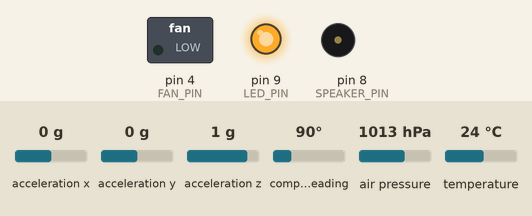
Simulated run of this sketch. Board: Arduino Uno, built with avr-gcc and run on an emulated ATmega328P. Parts: switched loads named in the sketch (green lamp = pin HIGH), output pins drawn as LEDs (lit = HIGH), buzzer (waves = sounding). The test bench sets the inputs (shaded band); at power-on: acceleration x 0 g, acceleration y 0 g, acceleration z 1 g, compass heading 90°, air pressure 1013 hPa, temperature 24 °C. No radio packets arrive unless stated; what the sketch prints to the serial monitor is not drawn.

Above: at 0.4 s.
Timing chart, 0 to 1.9 s (numbered marks = the images above):
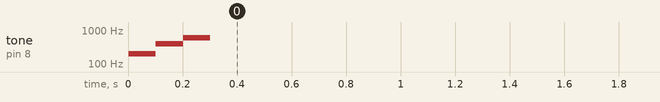

The sketch:

zwischenstand1.ino
```cpp
#include <Adafruit_Sensor.h>
#include <Adafruit_BMP280.h>
#include <Adafruit_BNO055.h>
#include <SoftwareSerial.h>
#include <RH_RF95.h>
#include <SdFat.h>

// I2C Adressen
#define BMP280_I2C_ADDRESS 0x76
#define BNO055_I2C_ADDRESS 0x28

// PIN Belegungen
#define GPS_RX_PIN 2
#define GPS_TX_PIN 3
#define FAN_PIN 4
#define LORA_RX_PIN 5
#define LORA_TX_PIN 6
#define SPEAKER_PIN 8
#define LED_PIN 9
#define SD_CS_PIN 10

// Fehlercodes
#define ERROR_BMP 501
#define ERROR_BNO 502
#define ERROR_RF95 503
#define ERROR_SD_CONNECT 504
#define ERROR_SD_OPEN 505

// Kontrollwerte vor und nach der Datenübertragung
#define DATA_BLOCK_START 0xFFFFFF  // maximaler 32b Wert bzw. nur noch 6 F
#define DATA_BLOCK_END 0xFFFFFE    // maximaler 32b Wert minus 1, bzw. nur noch 5 F und ein E

#define FREQUENCY 433.0  // Datenübertragungsfrequenz (in MHz)

#define STARTALTITUDE 30  // Höhe vor dem Start vom Flugplatz

#define TOLERANCE 20 // Toleranz in Metern, um Höhenunterschiede mit dem BMP zu messen
#define FAN_STARTING_HEIGHT 250
#define BMP_ALTITUDES_SIZE 8 // Wie viele letzte Temperaturen gespeichert werden sollen

#define DEBUG true
#define USE_SDCARD false
#define USE_GPS false
#define USE_BMP true
#define USE_BNO true
#define USE_LORA true
#define SILENT true

#if USE_BMP
// Adafruit_BMP280 bmp;
#endif
#if USE_BNO
Adafruit_BNO055 bno(55, BNO055_I2C_ADDRESS, &Wire);
#endif
#if USE_LORA
SoftwareSerial rf(LORA_RX_PIN, LORA_TX_PIN);
RH_RF95 rf95(rf);
#endif
#if USE_GPS
SoftwareSerial gps(GPS_RX_PIN, GPS_TX_PIN);
#endif

float sealevelhpa;
float bmp_altitude = STARTALTITUDE;
int bmp_altitudes[BMP_ALTITUDES_SIZE];

bool fan = false;
bool ejected = false;
bool landed = false;

int counter = 0;

#if USE_SDCARD
SdFat32 SD;
//File32 file;
int filecounter = 0;
#endif

float datatosend[14];

long time;

void setup() {
  Serial.begin(9600);
  Serial.println(100);

  pinMode(LED_PIN, OUTPUT);
  digitalWrite(LED_PIN, LOW);

  pinMode(FAN_PIN, OUTPUT);
  digitalWrite(FAN_PIN, LOW);
#if DEBUG
  Serial.println("a");
#endif
#if USE_SDCARD
  // Init SD (Speicher)
  if (!SD.begin(SD_CS_PIN)) {
    error(ERROR_SD_CONNECT);
  }
#endif
#if DEBUG
  Serial.println("b");
#endif
#if USE_SDCARD
  {
    // Datei mit höchstem Wert als Namen finden und dann mit Wert + 1 als Namen eine Datei erstellen
    // So muss nicht nach jedem Test die SD Karte geleert werden, sondern die Dateien sind chronologisch sortiert
    while (SD.exists(String(filecounter))) {
      filecounter++;
    }
    File32 file = SD.open(String(filecounter), FILE_WRITE);
    if (file) {
      file.println(""); // Es muss irgendetwas in die erste Zeile geschrieben werden, damit die Zahlen gespeichert werden können
      file.close();
    } else {
      error(ERROR_SD_OPEN);
    }
  }
#endif
#if DEBUG
  Serial.println("c");
#endif

#if USE_BMP
  {
    Adafruit_BMP280 bmp;
    // Init BMP (Luftdruck & Temperatur)
    if (!bmp.begin(BMP280_I2C_ADDRESS)) {
      error(ERROR_BMP);
    }
    float pressure = bmp.readPressure();
    sealevelhpa = bmp.seaLevelForAltitude(STARTALTITUDE, pressure);
  }
#endif

#if DEBUG
  Serial.println("d");
#endif
#if USE_BNO
  // Init BNO (Inertialplatform)
  if (!bno.begin()) {
    error(ERROR_BNO);
  }
#endif
#if DEBUG
  Serial.println("e");
#endif
#if USE_LORA
  // Init RF95 (Funkmodul)
  if (!rf95.init()) {
    error(ERROR_RF95);
  }
#endif
#if DEBUG
  Serial.println("f");
#endif
#if USE_LORA
  rf95.setFrequency(FREQUENCY);
#endif

#if USE_GPS
  gps.begin(9600);
#endif

#if DEBUG
  Serial.println("f2");
#endif

  // Erfolg-Tonabfolge, LED an
  Serial.println(200);
  tone(SPEAKER_PIN, 200);
  delay(100);
  tone(SPEAKER_PIN, 400);
  delay(100);
  tone(SPEAKER_PIN, 600);
  delay(100);
  noTone(SPEAKER_PIN);
  digitalWrite(LED_PIN, HIGH);
}

void loop() {
#if USE_LORA
  rf.listen();
#endif
#if DEBUG
  Serial.println("g");
#endif
  // Sendet einen Datenblock, die Unterfunktionen senden die jeweiligen Werte selber
  // Am Anfang und am Ende wird ein Kontrollwert gesendet
  datatosend[0] = DATA_BLOCK_START;
  datatosend[1] = counter;
  BMP();
  BNO();
  GPS();

#if USE_LORA
  // rf.listen();
#endif

  if (counter > BMP_ALTITUDES_SIZE) { // Falls der Zähler über der Länge an gespeicherten Höhenmetern ist, weiter machen, sonst würde der Satellit schon fliegen, weil die Werte noch 0.00 sind, und dem entsprechend der Satellit schon hochgeflogen sein muss
    Serial.println(bmp_altitudes[counter % BMP_ALTITUDES_SIZE]);
    Serial.println(bmp_altitude);
    Serial.println("---");
    if (bmp_altitudes[counter % BMP_ALTITUDES_SIZE] - bmp_altitude > TOLERANCE) { // Falls die Höhe fällt
      ejected = true;
    } else if (bmp_altitudes[counter % BMP_ALTITUDES_SIZE] - bmp_altitude <= 0) { // Falls gelandet
      if (ejected == true) { // Falls schon ausgeworfen, muss also gelandet sein
        landed = true;
      }
    }
  }

  if (landed) {
    fan = false;
    digitalWrite(FAN_PIN, LOW);
  } else if (ejected && bmp_altitude < FAN_STARTING_HEIGHT) {
    fan = true;
    digitalWrite(FAN_PIN, HIGH);
  }

  bmp_altitudes[counter % BMP_ALTITUDES_SIZE] = bmp_altitude;

  // Nach dem Auswerfen Piepen (jedes mal Wechsel zwischen Ton und kein Ton, wird anhand der gesendeten Nachrichten bestimmt :)
  if (ejected) {
    if (counter % 2 == 0) {
#if !SILENT
      tone(SPEAKER_PIN, 1000);
#endif
    } else {
      noTone(SPEAKER_PIN);
    }
  }

  datatosend[13] = (fan << 0) + (ejected << 1) + (landed << 2);  // Sendet alle Bools in einem Byte

#if DEBUG
  Serial.println(fan + 1000);
  Serial.println(ejected + 2000);
  Serial.println(landed + 3000);
#endif

#if USE_SDCARD
  {
    File32 file = SD.open(String(filecounter), FILE_WRITE);
    file.println(millis() - time, DEC);
    // Tatsächlich physisch Speichern, wäre ansonsten evtl. nur im Buffer was zu Fehlern führen kann
    file.flush();
    file.close();
  }
#endif
  time = millis();  // Zeit zurücksetzten, um jedesmal die Zeit, die die Schleife (loop()) gebraucht hat zu bestimmen

  datatosend[14] = DATA_BLOCK_END;

  counter++;

  for (byte i = 0; i < 15; i++) {
    send(datatosend[i]);
  }
}

void BMP() {
  float pressure = 200000;
  float temperature = 50;
#if USE_BMP
  Adafruit_BMP280 bmp;
  // Init BMP (Luftdruck & Temperatur)
  if (bmp.begin(BMP280_I2C_ADDRESS)) {
    pressure = bmp.readPressure();
    temperature = bmp.readTemperature();
    bmp_altitude = calcAltitude(pressure);
  }
#else
  float altitudes[30] = {30, 30, 35, 55, 155, 300, 500, 700, 710, 700, 680, 690, 670, 610, 550, 500, 440, 390, 310, 250, 200, 140, 100, 60, 30, 30, 35, 37, 36, 33};
  pressure = 100000;
  temperature = -10;
  bmp_altitude = altitudes[min(29, counter)];
#endif
#if DEBUG
  Serial.println(bmp_altitude);
#endif
  datatosend[2] = temperature;
  datatosend[3] = pressure;
}

float calcAltitude(float pressure) {
  // https://github.com/adafruit/Adafruit_BMP280_Library/blob/master/Adafruit_BMP280.cpp [Zeile 321] oder im Heft Lernen mit ARDUINO!
  return 44300 * (1 - (pow(pressure / sealevelhpa, 0.1903)));
}

void BNO() {
#if USE_BNO
  sensors_event_t accelerometer, gyroscope;
  bno.getEvent(&accelerometer, Adafruit_BNO055::VECTOR_LINEARACCEL);  // Acceleration - Gravity
  /*send(accelerometer.acceleration.x);
    send(accelerometer.acceleration.y);
    send(accelerometer.acceleration.z);*/
  datatosend[4] = accelerometer.acceleration.x;
  datatosend[5] = accelerometer.acceleration.y;
  datatosend[6] = accelerometer.acceleration.z;

  bno.getEvent(&gyroscope, Adafruit_BNO055::VECTOR_EULER);
  datatosend[7] = gyroscope.gyro.x;
  datatosend[8] = gyroscope.gyro.y;
  datatosend[9] = gyroscope.gyro.z;
#endif
}

void GPS() {
  float latitude, longitude, altitude;
#if USE_GPS
  Serial.println("---GPS---");
  gps.listen();
  Serial.println("listening...");
  char input[80];
  byte y = 0;

  bool isGPGGA = false;
  bool isDollarSignFound = false;

  while (gps.available() > 0) {
    char x = gps.read();
#if DEBUG
    Serial.write(x);
#endif
    if (x == '$') {
      memset(input, 0, sizeof(input));
      y = 0;
      isDollarSignFound = true;
      isGPGGA = false;
    }

    if (isDollarSignFound) {
      input[y] = x;
      y++;
      if (y >= 6 && strncmp(input + 1, "GPGGA", 5) == 0) {
        isGPGGA = true;
      }
      if (x == '\n') {
        isDollarSignFound = false;
        if (isGPGGA) {

#if DEBUG
          Serial.println(input);
#endif
          float gpsdata[5];
          gpsStringToFloats(gpsdata, input);

          latitude = gpsdata[0] + gpsdata[1] / 100;
          longitude = gpsdata[2] + gpsdata[3] / 100;
          altitude = gpsdata[4];
        }
      }
    }
  }
  Serial.println("done reading.");

#endif
#if USE_LORA
  // rf.listen();
#endif
  /*send(latitude);
    send(longitude);
    send(altitude);*/
  datatosend[10] = latitude;
  datatosend[11] = longitude;
  datatosend[12] = altitude;
#if DEBUG
  Serial.println(latitude, DEC);
  Serial.println(longitude, DEC);
  Serial.println(altitude, DEC);
#endif
}

void send(float val) {
  {
#if USE_LORA
    // Ändert den Typ von float zu uint8_t[], ohne tatsächlich Bits zu modifizieren
    uint8_t tosend[sizeof(float)];
    memcpy(&tosend, &val, sizeof(float));
    rf95.send(tosend, sizeof(float));
#endif
  }

  {
#if USE_SDCARD
    File32 file = SD.open(String(filecounter), FILE_WRITE);
    file.println(val, DEC);
    // Tatsächlich physisch Speichern, wäre ansonsten evtl. nur im Buffer was zu Fehlern führen kann
    file.flush();
    file.close();
#endif
  }
}

void error(int errorCode) {
  // Fehler code zum Debuggen an den Laptop schicken
  Serial.println(errorCode);

  // Dauerhaftes Fehler-Piepen und blinkende LED
  byte countdown = 60; // 60 Sekunden = 1 Minute
  while (countdown > 0) {
    digitalWrite(LED_PIN, LOW);
#if !SILENT
    tone(SPEAKER_PIN, 1000);
#endif
    delay(500);
    digitalWrite(LED_PIN, HIGH);
    noTone(SPEAKER_PIN);
    delay(500);

    countdown--;
  }
}

int charToInt(char c)
{
  return c - '0';
}

void gpsStringToFloats(float * dest, const char *str)
{
  byte field = 0;
  byte counter = 0;
  byte fieldstart = 0;

  while (counter < 80 && field < 10) {
    if (str[counter] == ',') {
      if (field == 2) {
        dest[0] = charToInt(str[fieldstart]) * 10 + charToInt(str[fieldstart + 1]);
        dest[1] = (charToInt(str[fieldstart + 2]) * 10 + charToInt(str[fieldstart + 3]) + charToInt(str[fieldstart + 5]) * 0.1 + charToInt(str[fieldstart + 6]) * 0.01 + charToInt(str[fieldstart + 7]) * 0.001 + charToInt(str[fieldstart + 8]) * 0.0001) / 0.6f;
      } else if (field == 4) {
        dest[2] = charToInt(str[fieldstart]) * 100 + charToInt(str[fieldstart + 1]) * 10 + charToInt(str[fieldstart + 2]);
        dest[3] = (charToInt(str[fieldstart + 3]) * 10 + charToInt(str[fieldstart + 4]) + charToInt(str[fieldstart + 6]) * 0.1 + charToInt(str[fieldstart + 7]) * 0.01 + charToInt(str[fieldstart + 8]) * 0.001 + charToInt(str[fieldstart + 9]) * 0.0001) / 0.6f;
      } else if (field == 9) {
        byte pointpos = fieldstart;
        while (pointpos < counter && str[pointpos] != '.') {
          pointpos++;
        }
        Serial.println("Pointpos:");
        Serial.println(fieldstart);
        Serial.println(pointpos);
        if (pointpos == fieldstart) {
          dest[4] = 0;
        } else if (pointpos == fieldstart + 1) {
          dest[4] = charToInt(str[fieldstart]);
        } else if (pointpos == fieldstart + 2) {
          dest[4] = charToInt(str[fieldstart]) * 10 + charToInt(str[fieldstart + 1]);
        } else if (pointpos == fieldstart + 3) {
          dest[4] = charToInt(str[fieldstart]) * 100 + charToInt(str[fieldstart + 1]) * 10 + charToInt(str[fieldstart + 2]);
        } else if (pointpos == fieldstart + 4) {
          dest[4] = charToInt(str[fieldstart]) * 1000 + charToInt(str[fieldstart + 1]) * 100 + charToInt(str[fieldstart + 2]) * 10 + charToInt(str[fieldstart + 3]);
        }
        if (pointpos < counter - 1) {
          dest[4] += charToInt(str[pointpos + 1]) * 0.1;
        }
      }

      field++;
      fieldstart = counter + 1;
    }
    counter++;
  }
}
```
